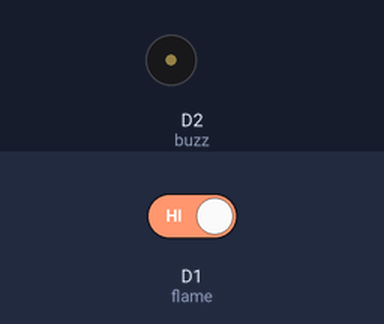
Recording of a sketch running on a simulated ESP8266 (NodeMCU). Shown: buzzer (waves = sounding, pin HIGH). The inputs (shaded band) are chosen by the test bench; at power-on: D1 (flame) HIGH. WiFi joins after 1.5 s; servers stay silent unless stated; uploads are accepted with an empty reply; what the sketch prints to the serial monitor is not drawn.

Above: at 2.7 s.
2.8 s: D1 (flame) driven LOW
At 5.5 s:
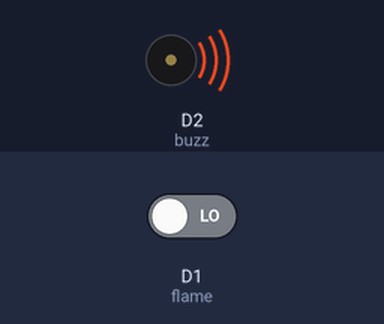
6.6 s: D1 (flame) driven HIGH
At 8.0 s:
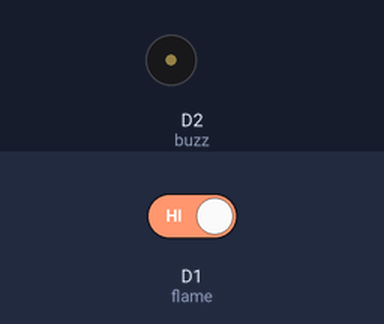
Timing chart, 0 to 9.6 s (numbered marks = the images above; inputs shaded):
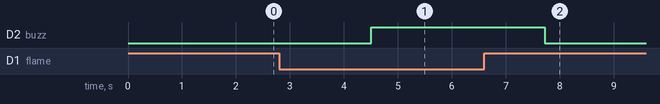

The sketch:

fixirorproject.ino
```cpp
#include <ESP8266HTTPClient.h>
#include <WiFiManager.h>

//siapkan variabel untuk sensor api
const int flame = D1;
const int buzz = D2;

//siapkan variabel menampung url
String url;
//siapkan variabel untuk wifi client
WiFiClient client;

void setup() {

  pinMode(flame, INPUT);
  pinMode(buzz, OUTPUT);
  WiFi.mode(WIFI_STA);  // explicitly set mode, esp defaults to STA+AP
  // it is a good practice to make sure your code sets wifi mode how you want it.

  // put your setup code here, to run once:
  Serial.begin(115200);

  //WiFiManager, Local intialization. Once its business is done, there is no need to keep it around
  WiFiManager wm;

  // reset settings - wipe stored credentials for testing
  // these are stored by the esp library
  wm.resetSettings();

  // Automatically connect using saved credentials,
  // if connection fails, it starts an access point with the specified name ( "AutoConnectAP"),
  // if empty will auto generate SSID, if password is blank it will be anonymous AP (wm.autoConnect())
  // then goes into a blocking loop awaiting configuration and will return success result

  bool res;
  // res = wm.autoConnect(); // auto generated AP name from chipid
  // res = wm.autoConnect("AutoConnectAP"); // anonymous ap
  res = wm.autoConnect("FIXIROR IOT", "password");  // password protected ap

  if (!res) {
    Serial.println("Failed to connect");
    // ESP.restart();
  } else {
    //if you get here you have connected to the WiFi
    Serial.println("connected...yeey :)");
  }
}

void loop() {
  int api = digitalRead(flame);
  if (api == 0) {
    digitalWrite(buzz, HIGH);
    kirim_wa("Pesan Otomatis Perangkat Fixiror Flame Sensor\n\nBahaya!!! telah ditemukan titik api kebakaran. \nSilahkan evakuasi keluarga dan barang didalam rumah anda");
  } else {
    digitalWrite(buzz, LOW);
  }
  delay(3000);
}

void kirim_wa(String pesan) {
  url = "http://localhost:3000/api?nohp=081229563543&pesan="+ urlencode(pesan) +"&token=KNSDKSNDFDKPnpnpnmpljnaslckn";
  //kirim pesan
  postData();
}

void postData() {
  //siapkan untuk menampung pesan terkirim atau tidak ke whatsapp
  int httpCode;
  //siapkan variabel untuk protokol http yang akan terkoneksi ke server callme
  HTTPClient http;
  //eksekusi link url
  http.begin(client, url);
  httpCode = http.POST(url);
  //uji nilai variabel httpCode
  if (httpCode == 200) {
    Serial.println("Notifikasi berhasil terkirim");
  } else {
    Serial.println("Notifikasi tidak terkirim");
  }
  http.end();
}

String urlencode(String str) {
  String encodedString = "";
  char c;
  char code0, code1, code2;
  for (int i = 0; i < str.length(); i++) {
    c = str.charAt(i);
    // jika ada spasi diantara pesan yang akan dikirim, maka ganti dengan karakter +

    if (c == ' ') {
      encodedString += '+';
    } else if (isalnum(c)) {
      encodedString += c;
    } else {
      code1 = (c & 0xf) + '0';
      if ((c & 0xf) > 9) {
        code1 = (c & 0xf) - 10 + 'A';
      }
      c = (c >> 4) & 0xf;
      code0 = c + '0';
      if (c > 9) {
        code0 = c - 10 + 'A';
      }
      code2 = '\0';
      encodedString += '%';
      encodedString += '0';
      encodedString += '1';
    }
    yield();
  }
  Serial.println(encodedString);
  return encodedString;
}
```

Measured:
- after the input at 2.8 s, D2 (buzz): LOW → HIGH after 1.7 s
- after the input at 6.6 s, D2 (buzz): HIGH → LOW after 1.1 s
